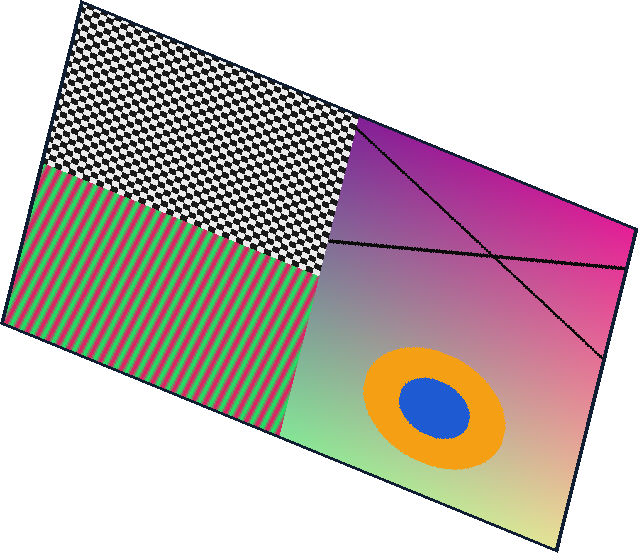
#> input picture lb8/images/combined/nearest.png, 639 x 553 px, found by its file name; its folder holds 3 pictures in this run
$ python build_figures.py
#> lines starting #> are read from the running program, lines starting #| are printed output that depends on the picture
"""Plot actual Go results for the report; no image-processing implementation here."""
import os
os.environ.setdefault('MPLCONFIGDIR','/tmp/lb8-matplotlib')
from pathlib import Path
import matplotlib
matplotlib.use('Agg')
import matplotlib.pyplot as plt
import numpy as np
from PIL import Image

ROOT=Path(__file__).resolve().parents[1]
OUT=ROOT/'report'
plt.rcParams.update({'font.family':'DejaVu Sans','font.size':11,'axes.spines.top':False,'axes.spines.right':False})
methods=['nearest','bilinear','bicubic']
labels=['Ближайший сосед','Билинейная','Бикубическая']
def read(p,m):return np.array(Image.open(ROOT/'images'/p/(m+'.png')).convert('RGB'))
#> called with p = 'scale-up', m = 'nearest'
#> returned value is the input picture: shape (553, 639, 3); mean R, G, B 195.2, 180.9, 180.8
def comparison(name,presets,titles,zoom=False):
 fig,axs=plt.subplots(len(presets),3,figsize=(12,3.7*len(presets)),squeeze=False,layout='constrained')
 for row,(p,title) in enumerate(zip(presets,titles)):
  for col,(m,label) in enumerate(zip(methods,labels)):
   data=read(p,m);ax=axs[row,col]
   if zoom:
    h,w=data.shape[:2];x,y=w//2-48,h//2-36;data=data[y:y+72,x:x+96]
    subtitle=f'{title}\nROI [{x},{y}; {x+96},{y+72})'
   else:subtitle=title
   ax.imshow(data,interpolation='nearest');ax.axis('off');ax.set_title(label+'\n'+subtitle,fontsize=10)
 fig.savefig(OUT/(name+'.png'),dpi=180,facecolor='white');plt.close(fig)
#> after `fig.savefig(OUT / (name + '.png'), dpi=180, facecolor='white')`:
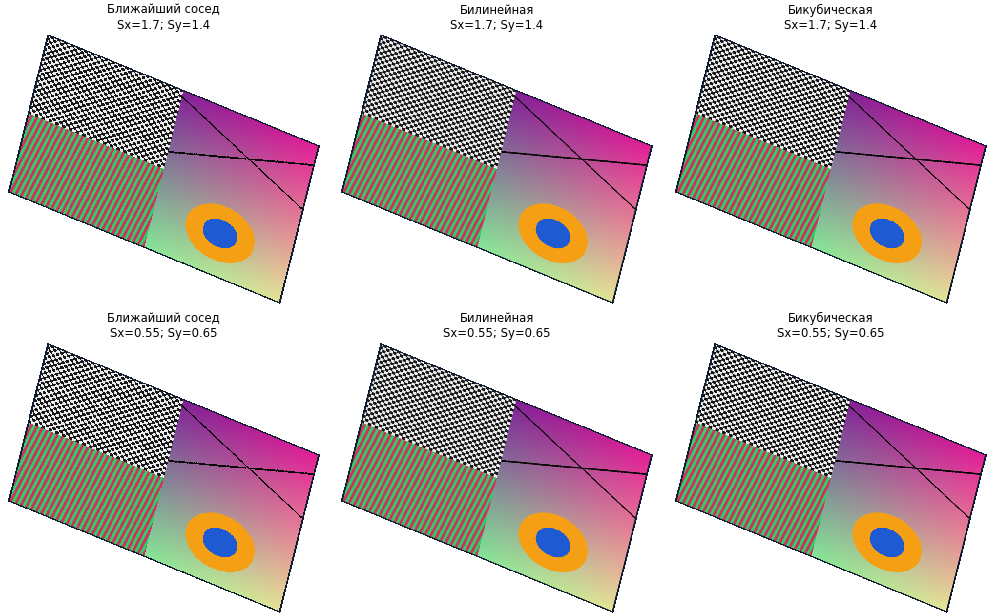
#> figure drawn by matplotlib, 6 panels
comparison('comparison-scale',['scale-up','scale-down'],['Sx=1.7; Sy=1.4','Sx=0.55; Sy=0.65'])
comparison('comparison-rotation',['rotate-positive','rotate-negative'],['θ=+28°','θ=−17°'])
comparison('comparison-shear',['shear-positive','shear-negative'],['hx=0.45; hy=0.15','hx=−0.35; hy=0.10'])
comparison('comparison-combined',['combined'],['Sx=1.25; Sy=0.9; θ=28°; hx=0.25; hy=−0.1'])
#> call 4 of comparison, with name = 'comparison-combined', zoom = False
#> in comparison (call 4), `fig.savefig(OUT / (name + '.png'), dpi=180, facecolor='white')`:
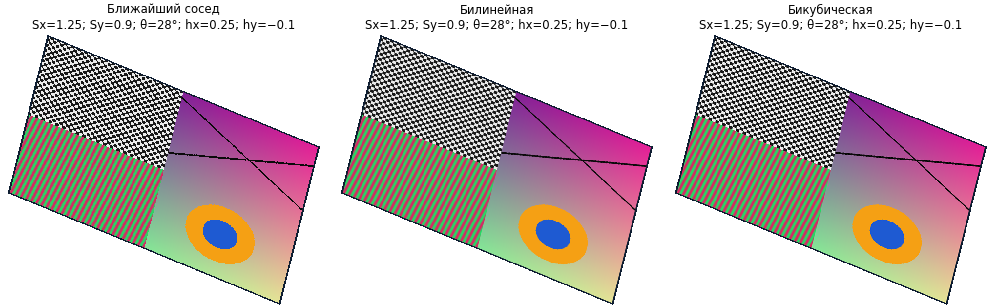
#> figure drawn by matplotlib, 3 panels
comparison('comparison-zoom',['scale-up','combined'],['Увеличение','Составное преобразование'],zoom=True)
#> in comparison (call 5), `data = data[y:y + 72, x:x + 96]`:
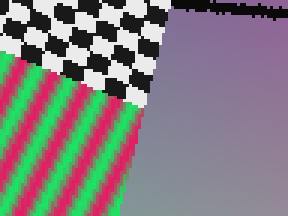
#> data: shape (72, 96, 3) (shown 3 times larger); mean R, G, B 130.8, 125.9, 129
#> in comparison (call 5), `fig.savefig(OUT / (name + '.png'), dpi=180, facecolor='white')`:
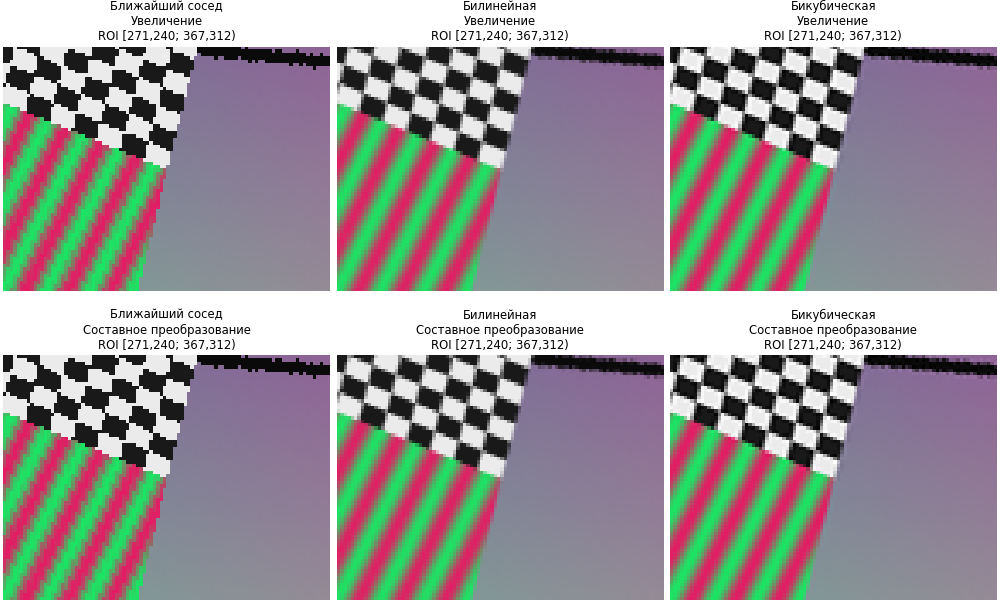
#> figure drawn by matplotlib, 6 panels
#> in comparison (call 5), `fig.savefig(OUT / (name + '.png'), dpi=180, facecolor='white')`:
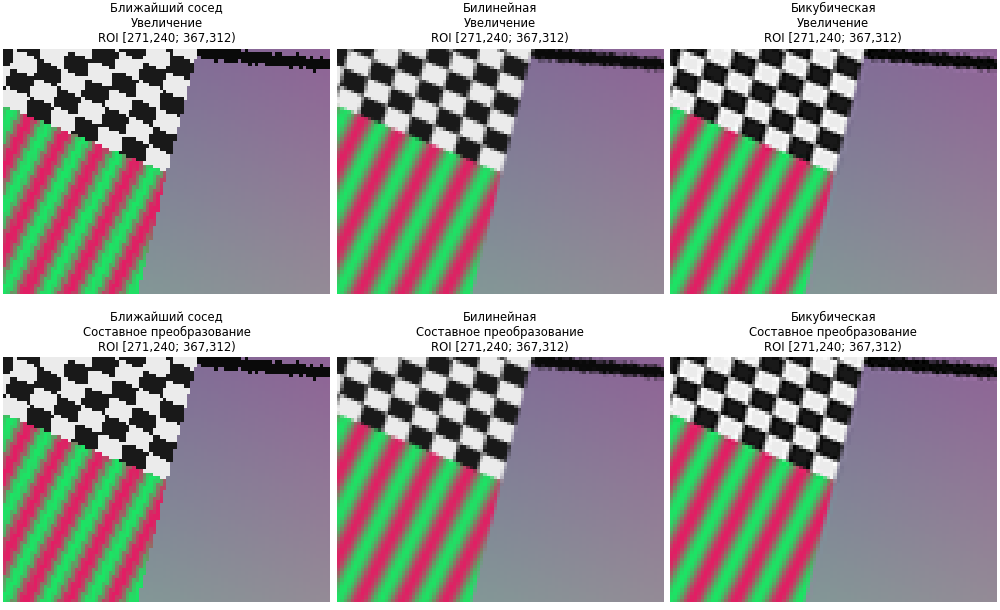
#> figure drawn by matplotlib, 6 panels
fig,ax=plt.subplots(figsize=(10,3.5),layout='constrained')
for m,l in zip(methods,labels):
 data=read('scale-up',m);ax.plot(np.arange(30,86),data[84,30:86,0],label=l,linewidth=1.5)
ax.set(xlabel='Столбец выходного изображения, u',ylabel='Красный канал, 0…255',title='Измеренный профиль: увеличение 1.7 × 1.4, строка v=84',ylim=(-5,260));ax.grid(alpha=.25);ax.legend(ncol=3,fontsize=10)
fig.savefig(OUT/'profile.png',dpi=180,facecolor='white');plt.close(fig)
#> after `fig.savefig(OUT / 'profile.png', dpi=180, facecolor='white')`:
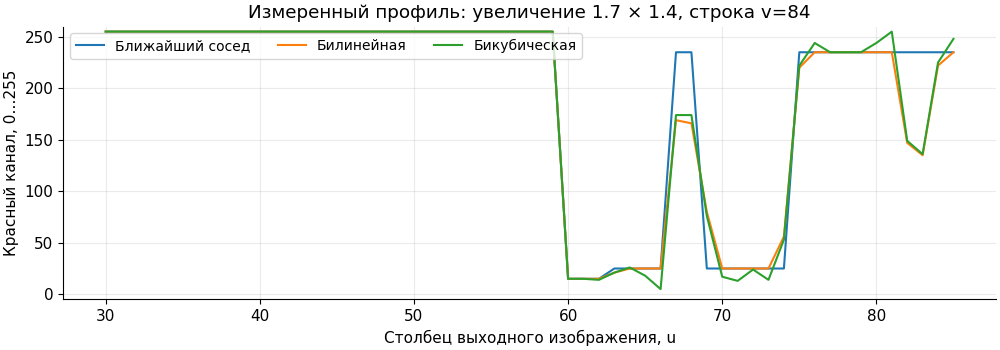
#> figure drawn by matplotlib, 1 panel; curve peaks at x = 30, y = 255; curve peaks at x = 30, y = 255; curve peaks at x = 30, y = 255
t=np.linspace(0,1,201);ws=[-t*(t-1)*(t-2)/6,(t+1)*(t-1)*(t-2)/2,-(t+1)*t*(t-2)/2,(t+1)*t*(t-1)/6]
fig,ax=plt.subplots(figsize=(9,3.5),layout='constrained')
for w,l in zip(ws,['w(−1,t)','w(0,t)','w(1,t)','w(2,t)']):ax.plot(t,w,label=l)
ax.axhline(0,color='#777777',linewidth=.7);ax.grid(alpha=.25);ax.set(xlabel='Дробная координата t',ylabel='Вес',title='Кубические веса Лагранжа для четырёх соседних узлов');ax.legend(ncol=4)
fig.savefig(OUT/'weights.png',dpi=180,facecolor='white');plt.close(fig)
#> after `fig.savefig(OUT / 'weights.png', dpi=180, facecolor='white')`:
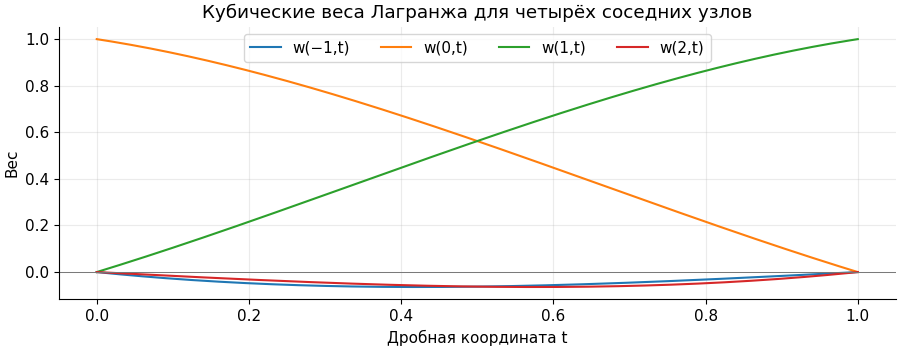
#> figure drawn by matplotlib, 1 panel; curve peaks at x = 0, y = 0; curve peaks at x = 0, y = 1; curve peaks at x = 1, y = 1
print('Created seven figures from saved Go PNGs and the analytical weights.')
